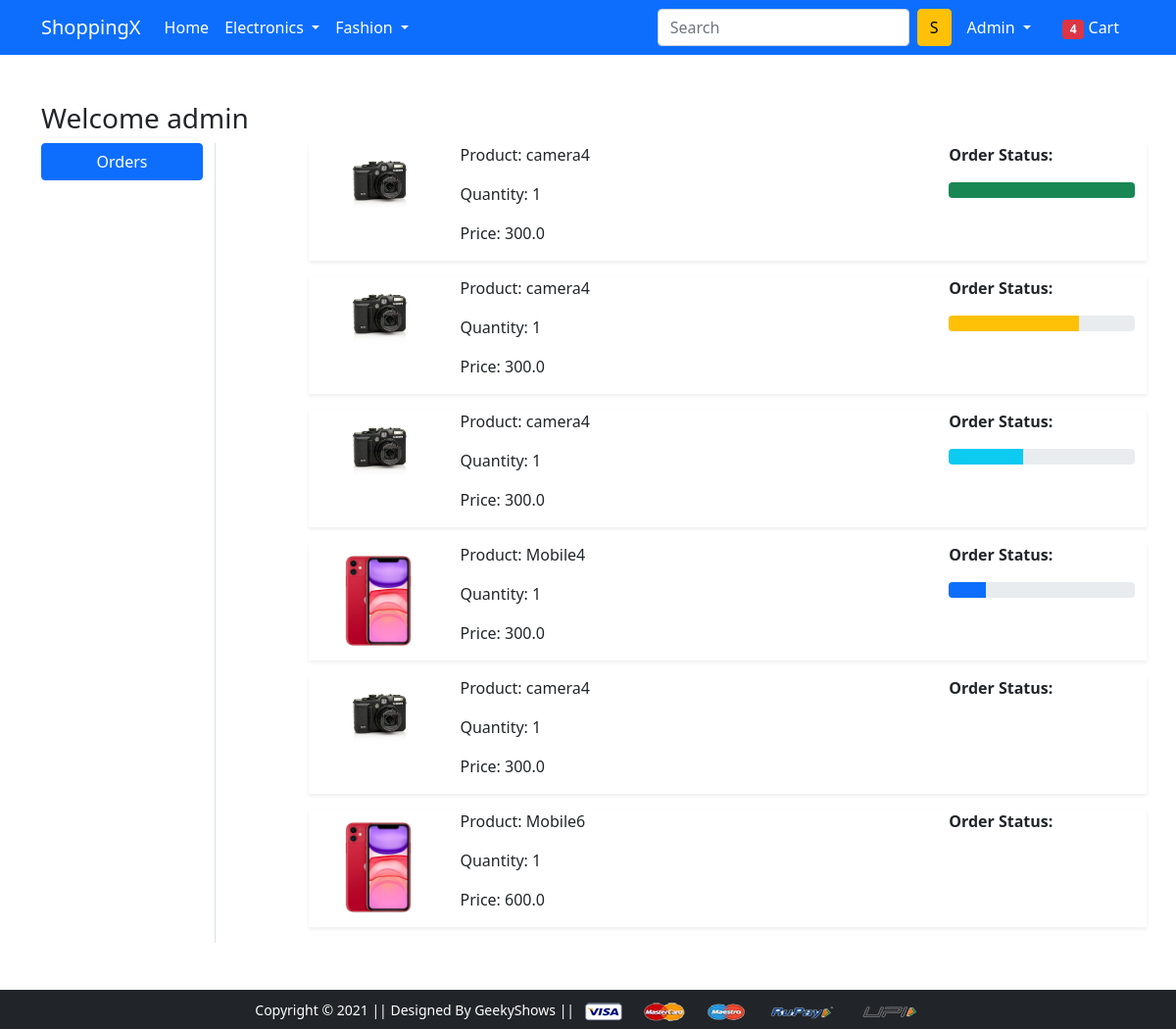
Screenshot of /orders/ (signed in) with the database file from the repository.
### app/models.py (models this page shows, shortened)
class OrderPlaced(models.Model):
  user = models.ForeignKey(User, on_delete=models.CASCADE)
  customer = models.ForeignKey(Customer, on_delete=models.CASCADE)
  product = models.ForeignKey(Product, on_delete=models.CASCADE)
  quantity = models.PositiveIntegerField(default=1)
  order_date=models.DateTimeField(auto_now_add=True)
  status =models.CharField(choices=STATUS_CHOISES,max_length=50,default='panding')
  @property
  def total_cost(self):
    return self.quantity * self.product.discounted_price

class Product(models.Model):
  title = models.CharField(max_length=100)
  selling_price= models.FloatField()
  discounted_price = models.FloatField()
  description = models.TextField()
  brand = models.CharField(max_length=100)
  category =models.CharField(choices=CATEGORY_CHOISES,max_length=2)
  product_image=models.ImageField(upload_to='productimg')

### app/views.py (the view)
# urls.py: path('orders/', views.orders, name='orders'),
@login_required
def orders(request):
  op = OrderPlaced.objects.filter(user=request.user)
  print(request.user.customer)
  return render(request, 'app/orders.html',{'order_placed':op})

### app/templates/app/orders.html (shortened to what this page needs)
{% extends 'app/base.html' %}
{% load static %}
{% block main-content %}
<div class="container my-5">
 <div class="row">
 <h3>Welcome {{request.user}}</h3>
  <div class="col-sm-2 border-end">
   <ul class="list-unstyled">
    <li class="d-grid"><a href="{% url 'orders' %}" class="btn btn-primary">Orders</a></li>
   </ul>
  </div>
  <div class="col-sm-9 offset-sm-1">
    {% for op in order_placed %}
   <div class="row shadow-sm mb-3">
    <div class="col-sm-2">
      <img src="{{op.product.product_image.url}}" class="img-fluid" alt="" height="150" width="150" />
    </div>
    <div class="col-sm-7">
      <p>Product: {{op.product.title}}</p>
      <p>Quantity: {{op.quantity}}</p>
      <p>Price: {{op.total_cost}}</p>
    </div>
    <div class="col-sm-3 fw-bold">
      <p>Order Status: {{ob.status}}</p>
      {% if op.status == 'Accepted'%}
      <div class="progress">
        <div class="progress-bar" rolr='progressbar' style="width:20%;" aria-valuenow='20' atia-valuemin='0' aria-valuemax='100'></div>
      </div>
      {% endif %}
      {% if op.status == 'Packed'%}
      <div class="progress">
        <div class="progress-bar bg-info" rolr='progressbar' style="width:40%;" aria-valuenow='40' atia-valuemin='0' aria-valuemax='100'></div>
      </div>
      {% endif %}
      {% if op.status == 'On The Way'%}
      <div class="progress">
        <div class="progress-bar bg-warning" rolr='progressbar' style="width:70%;" aria-valuenow='70' atia-valuemin='0' aria-valuemax='100'></div>
      </div>
      {% endif %}
      {% if op.status == 'Delivered'%}
      <div class="progress">
        <div class="progress-bar bg-success" rolr='progressbar' style="width:100%;" aria-valuenow='100' atia-valuemin='0' aria-valuemax='100'></div>
      </div>
      {% endif %}
    </div>
   </div>
   {% endfor %}
  </div>
 </div>
</div>
{% endblock main-content %}

### app/templates/app/base.html (shortened to what this page needs)
<!doctype html>
{% load static %}
<html lang="en">
  <head>
    <link href="https://cdn.jsdelivr.net/npm/bootstrap@5.0.0-beta1/dist/css/bootstrap.min.css" rel="stylesheet">
    <link rel="stylesheet" href="{% static 'app/css/owl.carousel.min.css' %}">
    <link rel="stylesheet" href="{% static 'app/css/all.min.css' %}">
    <link rel="stylesheet" href="{% static 'app/css/style.css' %}">
  </head>
  <body>
    <nav class="navbar navbar-expand-lg navbar-dark bg-primary">
     <div class="container">
       <a class="navbar-brand" href="/">ShoppingX</a>
       <div class="collapse navbar-collapse" id="navbarSupportedContent">
         <ul class="navbar-nav me-auto mb-2 mb-lg-0">
           <li class="nav-item">
             <a class="nav-link active" aria-current="page" href="/">Home</a>
           </li>
           <li class="nav-item dropdown">
             <a class="nav-link dropdown-toggle text-white" href="#" id="electronicsDropdown" role="button" data-bs-toggle="dropdown" aria-expanded="false">
               Electronics
             </a>
           </li>
           <li class="nav-item dropdown">
             <a class="nav-link dropdown-toggle text-white" href="#" id="fashionDropdown" role="button" data-bs-toggle="dropdown" aria-expanded="false">
               Fashion
             </a>
           </li>
         </ul>
         <form class="d-flex">
           <input class="form-control me-2" type="search" placeholder="Search" aria-label="Search">
           <button class="btn btn-warning" type="submit">S</button>
         </form>
         <div>
          <ul class="navbar-nav me-auto mb-2 mb-lg-0">
            {% if user.is_authenticated %}
           <li class="nav-item dropdown mx-2">
              <a class="nav-link dropdown-toggle text-white" href="#" id="profileDropdown" role="button" data-bs-toggle="dropdown" aria-expanded="false">
                {{request.user.username|capfirst}}
              </a>
            </li>
            <li class="nav-item mx-2">
             <a href="{% url 'showcard' %}" class="nav-link text-white"><span class="badge bg-danger">4</span> Cart </a>
            </li>
            {% endif %}
          </ul>
         </div>
       </div>
     </div>
    </nav>
    {% block main-content %} {% endblock main-content %}
    <footer class="container-fluid bg-dark text-center p-2 mt-5">
        <small class="text-white">Copyright &copy; 2021 || Designed By GeekyShows || </small>
        <img src="{% static 'app/images/payment.png' %}" alt="" srcset="" class="img-fluid" height="2px">
    </footer>
  </body>
</html>

### rows the page displays
OrderPlaced: product.product_image (picture), product "camera4", quantity "1", total_cost "300.0", status "Delivered" (drawn)
OrderPlaced: product.product_image (picture), product "camera4", quantity "1", total_cost "300.0", status "On The Way" (drawn)
OrderPlaced: product.product_image (picture), product "camera4", quantity "1", total_cost "300.0", status "Packed" (drawn)
OrderPlaced: product.product_image (picture), product "Mobile4", quantity "1", total_cost "300.0", status "Accepted" (drawn)
OrderPlaced: product.product_image (picture), product "camera4", quantity "1", total_cost "300.0"
OrderPlaced: product.product_image (picture), product "Mobile6", quantity "1", total_cost "600.0"

### other values shown
{{ request.user.username|capfirst }} "Admin"
{{ request.user }} "admin"
